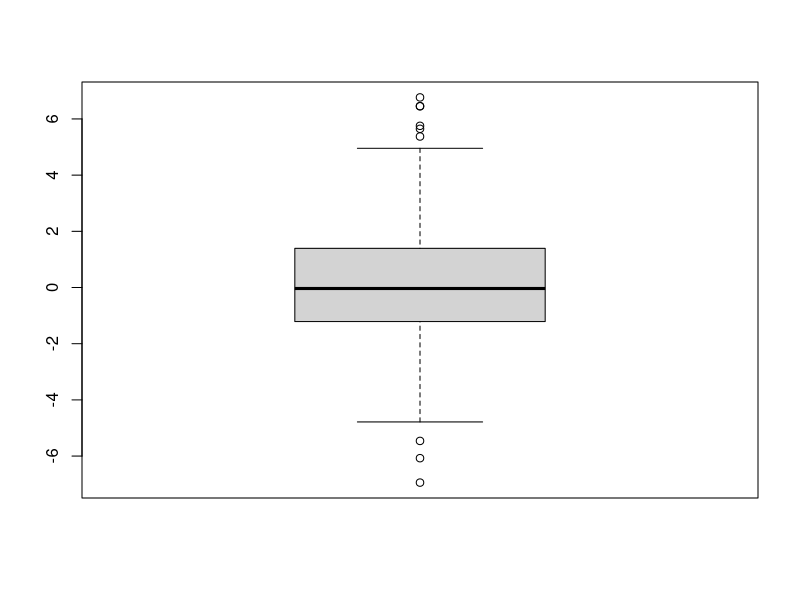
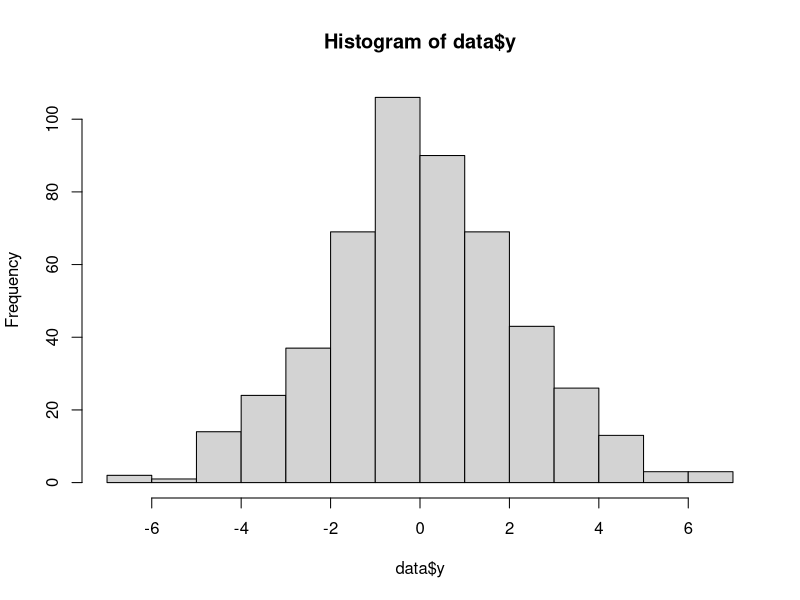
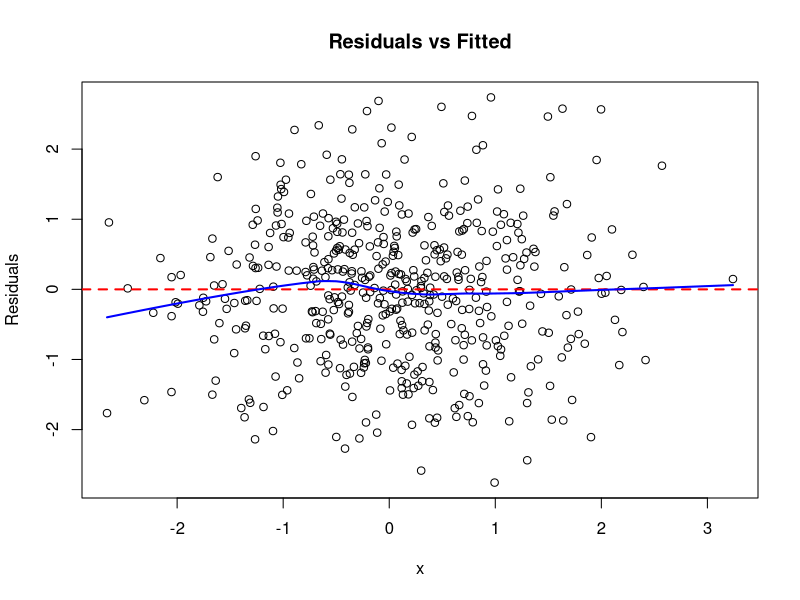
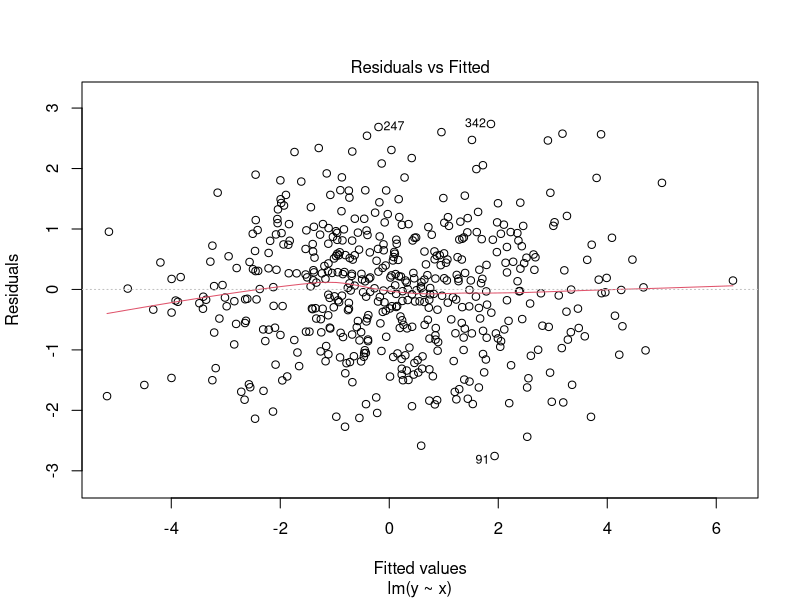
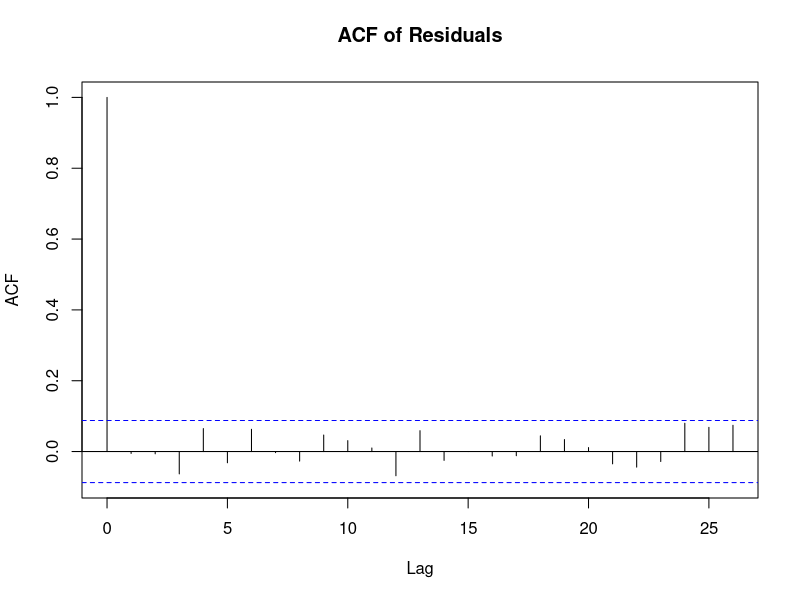
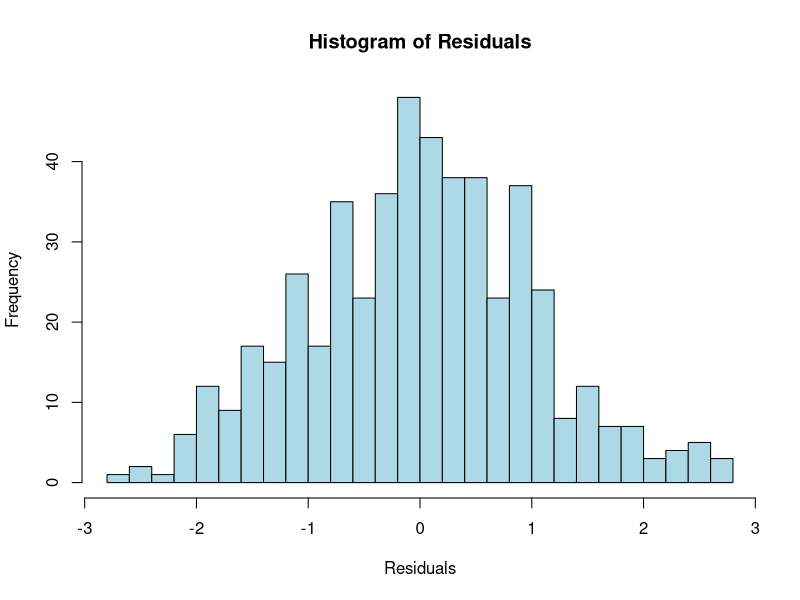
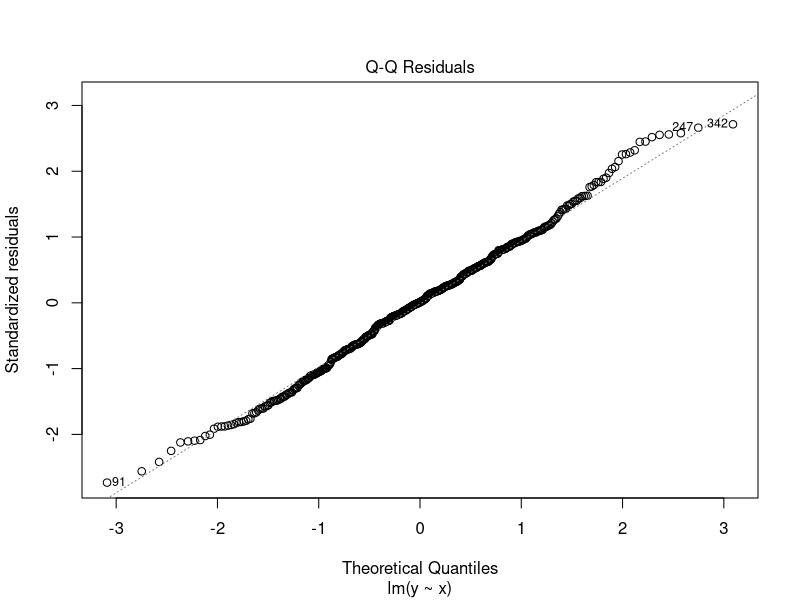
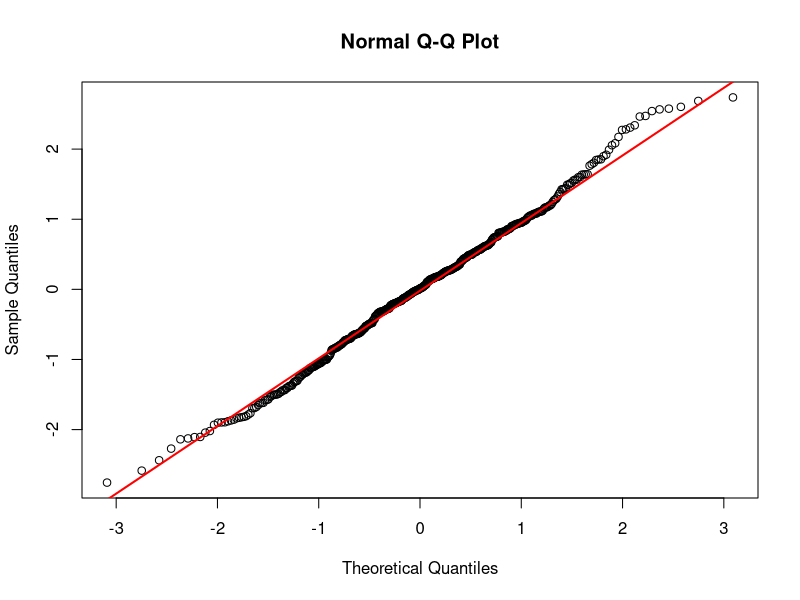

The R script that drew these images, in order:
#Shital Bhandary
#Start code

#Load necessary libraries for regression diagnostics
library(lmtest)

#Statistical tests and models must be based on random data (replace with your data, if needed)
#Create a random data of 500 samples for x (independent) and y (dependent) variables
set.seed(123) #Fixed random data for reproducibility
n <- 500
x <- rnorm(n)
y <- 2 * x + rnorm(n)
data <- data.frame(x, y)

#Summary of two variables inside the data: It will privide five number summary plus mean
summary(data)
#Outlier test: Need to be careful as it can influence the linear model
boxplot(data$y)
#Histogram of dependent variable: Normally distributed? (Bell shaped!)
hist(data$y)
#Shapiro-Wilk test of normality of dependent variable: Normally distributed (p-value>0.05)
print(shapiro.test(data$y))

#Gauss-Markov assumptions and diagnostics of linear regression model
print("Linearity in parameters:Regression ANOVA is significant linearly in parameters")
print("No perfect multicollinearity:Only one independent variable so no multicollinearity")
print("Exogeneity:Residuals are uncorrelated with independent variable, will check in residual diagnostic")
print("Homoscedasticity:Will check in residual diagnostic")
print("No autocorrelation:Will check in residual diagnostic")
print("Normality of errors:Will check in residual diagnostic")

#Fit a linear model
model <- lm(y ~ x, data = data)
#Summary of the model
summary(model)

#Interpretations:
print("R squared value (explained variance) is 0.8 approximately, which suggests a good model fit")
print("F-statistic is significant, p-value is less than 0.05 so y and x and linear and move forward")
print("Regression coefficient is significant but regression constant is not significant")
print("The model is good fit but not a BLUE model")
print("BLUE - Best Linear Unbiased Estimator")

#Residual Analysis 
#Get the residuals
residuals <- model$residuals
#Exogenity check: residuals are uncorrelated with independent vairable
cor_test <- cor.test(data$x, residuals)
cor_test
#Correlation is not significant so exogenity is not a problem.

#Plot the lowess of residuals (Linearity)
plot(data$x, residuals, main = "Residuals vs Fitted", xlab =
"x", ylab = "Residuals")
abline(h = 0, col = "red", lty = 2, lwd = 2)
lines(lowess(data$x, residuals), col = "blue", lwd = 2)
#This plot clearly shows that the lowess line (blue) is near to the reference line (red), so linearity is suggested!
#Saved plot
plot(model, which = 1)
#Confirmatory
print(mean(residuals))
print("Mean of residuals ~ zero, so linearity of redisuals confirmed")

#Plot of residuals for independence (Time series plot)
acf(residuals, main = "ACF of Residuals")
#Mostly cut-off so independence is suggested!
#Durbin-Watson test for confirmation of independence:lmtest package
dw_test <- dwtest(model)
dw_test
#P-value is not significant so independence is confirmed!

#Plot of residuals histogram (Normality)
hist(residuals, main = "Histogram of Residuals", xlab =
       "Residuals", breaks = 20, col = "lightblue")
#Saved plot
plot(model, which = 2)
#QQ plot
qqnorm(residuals)
qqline(residuals, col = "red", lwd = 2)
#This QQ plot suggest normality of residuals
#Shapiro-Wilk test for confirming normality
shapiro_test <- shapiro.test(residuals)
shapiro_test
#Since p-value is not significant, normality is confirmed!

#Plot of residuals vs fitted values (Homoscedasticity)
std_fitted_values <- scale(model$fitted.values)
std_residuals <- scale(residuals)
plot(std_fitted_values, std_residuals, main = "Standardized Residuals vs Fitted Values",
     xlab = "Standardized Fitted Values", ylab = "Standardized Residuals")
#The scatterplot of standarding residuals and standarding fitted valuea looks random so homoscedasticity confirmed!#Saved plot
plot(model, which = 3)
#The scatterplot of standarding residuals and fitted valuea looks random so homoscedasticity confirmed!
#Breusch-Pagan test for homoscedasticity:lmtest package
bp_test <- bptest(model)
bp_test
#Since p-value is not siginifcant, homoscedasticity or equality of variance of residuals is confirmed!
#All the four assumptions of residuals i.e LINE test is confirmed!

#We can also assess the outliers of residuals
cooks_distance <- cooks.distance(model)
cooks.distance(model)[which.max(cooks.distance(model))]
plot(cooks.distance(model),type="b",pch=18,col="blue")
N = 500
k = 2
cutoff = 4/ (N-k-1)
abline(h=cutoff,lty=2)
#Saved model plot
plot(model, which=4)

#Saved Leverage plot
plot(model, which=5)

#Since model fit and residuals analysis are fine, we can use the model for predictions
#Predictions with confidence intervals
new_data <- data.frame(x = c(-2, 0, 2))
predictions <- predict(model, newdata = new_data, interval = "confidence")
predictions

#End of code